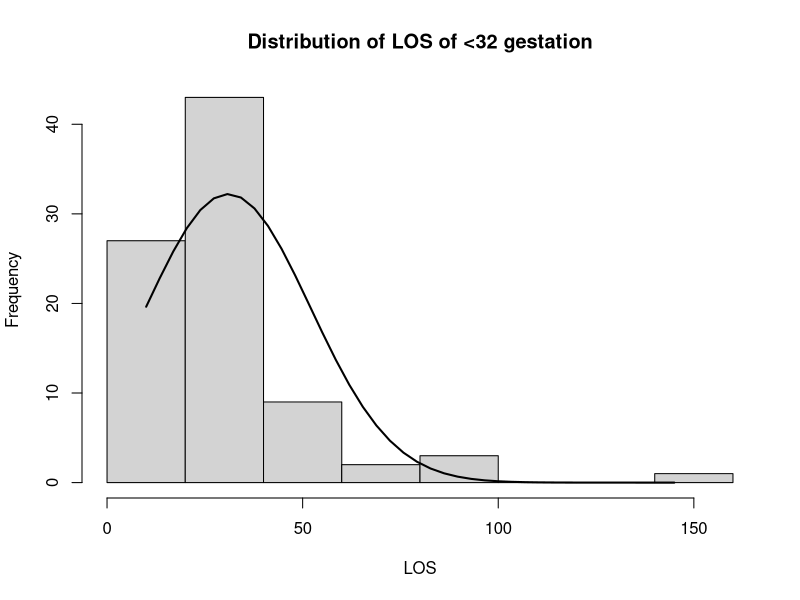
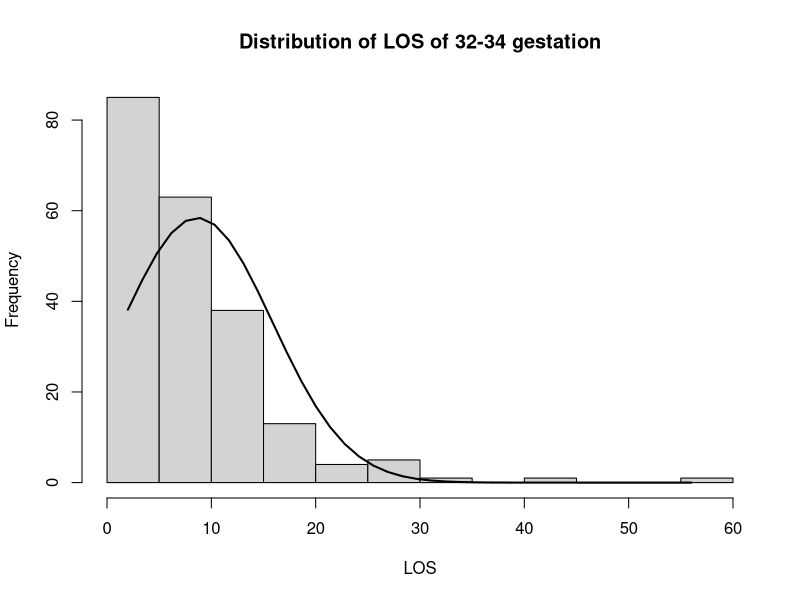
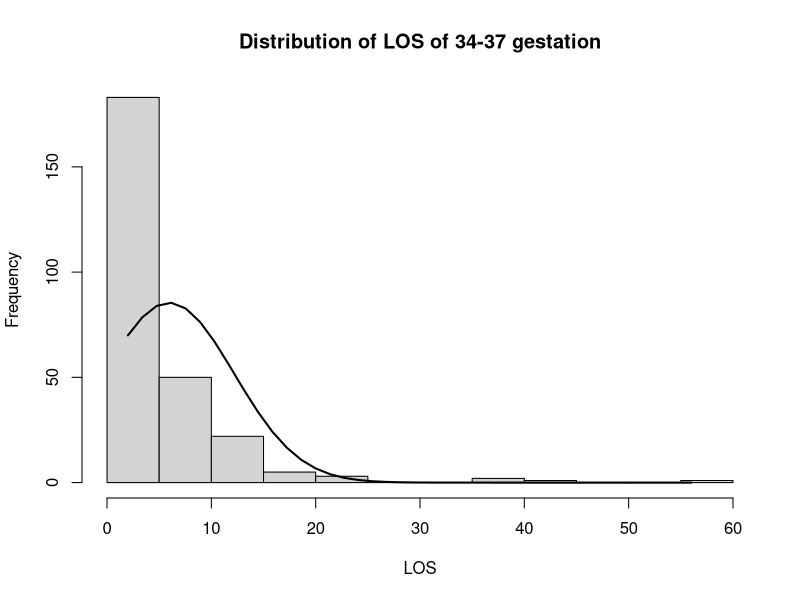
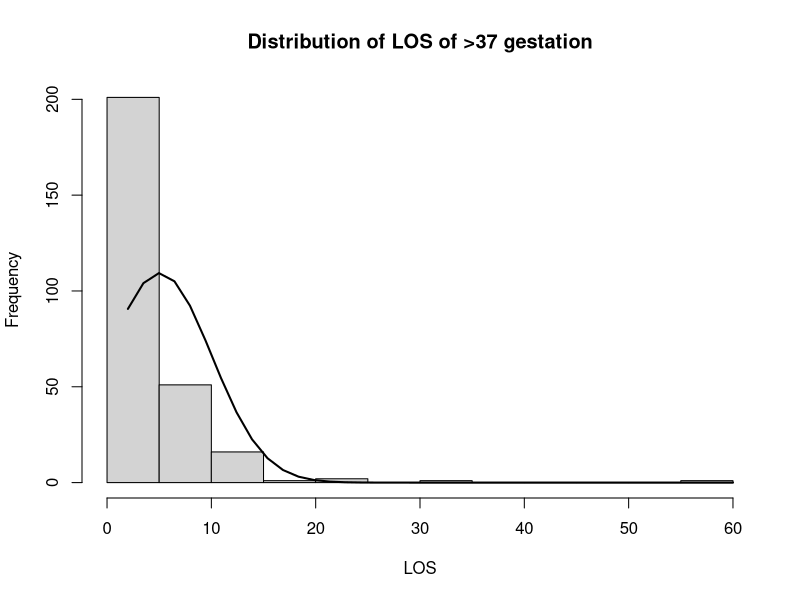

R code for these plots, in order:
#Supplementary figures 4a, 4b, 4c, 4d

library(readxl)
library(tibble)
rm(list=ls())

#baseline_data prep
baseline_data = read_excel('Site1_Nutrition_Training.xlsx',sheet = 1)
baseline_data_all = rbind(baseline_data, read_excel('Site2_Nutrition_Training.xlsx',sheet = 1))
baseline_data_all = baseline_data_all[-1,] #row not needed
baseline_data_all = baseline_data_all[-(nrow(baseline_data)),] #removed first blank column which was generated while appending second cehtre's baseline_data
baseline_only_data = baseline_data_all[,1:55] #selected only baseline columns

#GESTATION
baseline_data_all = add_column(baseline_data_all, GESTATION = (baseline_data_all$Gestation.Weeks + baseline_data_all$Gestation.Days/7), .after = 4)
outliers = which(baseline_data_all$GESTATION<26)
baseline_data_all = baseline_data_all[-(outliers),]

gestation_cat1_1 = baseline_data_all[which(baseline_data_all$GESTATION < 32),]
gestation_cat2_1 = baseline_data_all[which(baseline_data_all$GESTATION >= 32 & baseline_data_all$GESTATION <= 34),]
gestation_cat3_1 = baseline_data_all[which(baseline_data_all$GESTATION > 34 & baseline_data_all$GESTATION <= 37),]
gestation_cat4_1 = baseline_data_all[which(baseline_data_all$GESTATION > 37),]

for(j in 1:1){
  LOS=gestation_cat1_1$LOS
  h=hist(LOS,main="Distribution of LOS of <32 gestation")
  xfit<-seq(min(LOS),max(LOS),length=40) 
  yfit<-dnorm(xfit,mean=mean(LOS),sd=sd(LOS)) 
  yfit <- yfit*diff(h$mids[1:2])*length(LOS) 
  lines(xfit, yfit, lwd=2)
}

for(j in 1:1){
  LOS=gestation_cat2_1$LOS
  h=hist(LOS,main="Distribution of LOS of 32-34 gestation")
  xfit<-seq(min(LOS),max(LOS),length=40) 
  yfit<-dnorm(xfit,mean=mean(LOS),sd=sd(LOS)) 
  yfit <- yfit*diff(h$mids[1:2])*length(LOS) 
  lines(xfit, yfit, lwd=2)
}

for(j in 1:1){
  LOS=gestation_cat3_1$LOS
  h=hist(LOS,main="Distribution of LOS of 34-37 gestation")
  xfit<-seq(min(LOS),max(LOS),length=40) 
  yfit<-dnorm(xfit,mean=mean(LOS),sd=sd(LOS)) 
  yfit <- yfit*diff(h$mids[1:2])*length(LOS) 
  lines(xfit, yfit, lwd=2)
}

for(j in 1:1){
  LOS=gestation_cat4_1$LOS
  h=hist(LOS,main="Distribution of LOS of >37 gestation")
  xfit<-seq(min(LOS),max(LOS),length=40) 
  yfit<-dnorm(xfit,mean=mean(LOS),sd=sd(LOS)) 
  yfit <- yfit*diff(h$mids[1:2])*length(LOS) 
  lines(xfit, yfit, lwd=2)
}
